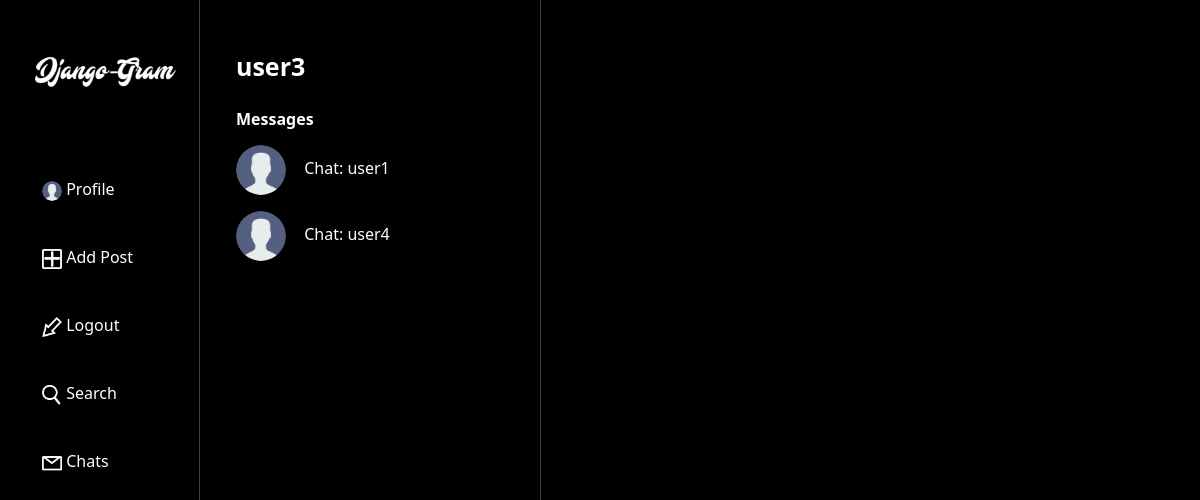
/chats/ (signed in), run on the app's committed database.
### accounts/models/user.py (models this page shows)
class User(AbstractUser):
    status = models.CharField(max_length=200, default='', null=True, blank=True)
    image = models.ImageField(upload_to='instagram/static/images/', default='instagram/static/images/default.png')

### chat/models/chat.py (models this page shows)
class Chat(models.Model):
    members = models.ManyToManyField(User, related_name='members')

### chat/views.py (the view, shortened to what this page needs)
# urls.py: path('chats/', views.ChatsView.as_view(), name='chats')
class ChatsView(TemplateView):
    template_name = 'chats.html'
    def get_context_data(self, **kwargs):
        context = super().get_context_data(**kwargs)
        user = self.request.user
        chats = []
        for c in Chat.objects.all():
            if user in c.members.all():
                for u in c.members.all():
                    if u != user:
                        chats.append([c, u])
        context['profile'] = user
        context['chats'] = chats
        context['title'] = _('Chat')
        return context

### chat/templates/chats.html (shortened to what this page needs)
{% extends 'base.html' %}
{% block import %}
    {% load static %}
    <link rel="stylesheet" href="{% static 'styles/home.css' %}" type="text/css">
    <link rel="stylesheet" href="{% static 'styles/chat.css' %}" type="text/css">
{% endblock %}
{% block content %}
     <div class="container-fluid">
        <div class="row" id="main">
            <div class="side_bar col-md-3 col-lg-2">
                <div class="content">
                    <a href="/"><img class="my-5 mx-3 logo" src="{% static 'design/logo.png' %}"></a>
                    <a class='nav mt-4' href="/profile">
                        <img class="profile-image nav_icon" src="{{ user.image.url }}">  <text class="nav_link">Profile</text>
                    </a><br>
                    <a class='add_post_nav mt-4' id="open"><img class="nav_icon" src="{% static 'design/add.png' %}">  <text class="nav_link">Add Post</text></a><br>
                    <a class='nav mt-4' href="/logout"><img class="nav_icon" src="{% static 'design/logout.png' %}">  <text class="nav_link">Logout</text></a><br>
                    <a class='nav mt-4' href="/search"><img class="nav_icon" src="{% static 'design/search.png' %}">  <text class="nav_link">Search</text></a><br>
                    <a class='nav mt-4' href="/chats"><img class="nav_icon" src="{% static 'design/message.png' %}">  <text class="nav_link">Chats</text></a><br>
                </div>
            </div>
            <div class="col-md-3 col-lg-2">
            </div>
            <div class="col-lg-10 col-md-9">
                <div class="container">
                    <div class="row">
                        <div class="col-4" style="height: 100vh; border-right: 1px solid #404040;">
                            <div class="mt-5">
                                <a href="/profile" class="profile_link" style="font-size: 25px;"><b>{{ user.username }}</b></a>
                            </div>
                            <div class="mt-4">
                                <p class="text-white h6"><b>Messages</b></p>
                                {% if chats %}
                                    {% for c in chats %}
                                    <div class="my-3">
                                        <a data-url="/chats/" data-id="{{ c.0.id }}">
                                            <img class="profile-image pr-3" src="{{ c.1.image.url }}" width="50" height="50">
                                        </a>
                                        <button data-url="/chats/" data-id="{{ c.0.id }}" class="btn_snd open mx-2">
                                            Chat: {{ c.1.username }}
                                        </button>
                                    </div>
                                    {% endfor %}
                                {% endif %}
                            </div>
                        </div>
                        <div id="chat" class="col-8"></div>
                    </div>
                </div>
            </div>
        </div>
    </div>
{% endblock %}

### instagram/static/styles/base.css (style rules this page uses)
.body_back { background-color: black; }
.add_post_nav { font-size: 16px; border-radius: 10px; text-decoration: none; display: inline-block; padding: 10px 30px; text-align: left; color: white; }
.nav:link, .nav:visited { font-size: 16px; outline: none; border-radius: 10px; text-decoration: none; display: inline-block; padding: 10px 30px; text-align: left; color: white; }
.profile-image { border-radius: 50%; }
.profile_link:link, .profile_link:visited { font-size: 15px; outline: none; text-decoration: none; color: white; border-down: 1px solid #404040; }
.logo { width: 90%; }
@media screen and (max-width: 3000px) { .side_bar { height: 100vh; border-right: 1px solid #404040; position: fixed; } }
@media screen and (max-width: 3000px) { .nav_icon { height: 20px; } }

### chat/static/styles/chat.css (style rules this page uses)
::placeholder { padding-left: 5px; color: #808080 opacity: 1; }
.btn_snd { font-size: 16px; outline: none; text-decoration: none; color: white; border: 0px; background-color: black; text-weight: bold; }

### data on the page
User: image (placeholder picture), username "user3"
Chat: image (placeholder picture), username "user1"
Chat: image (placeholder picture), username "user4"
